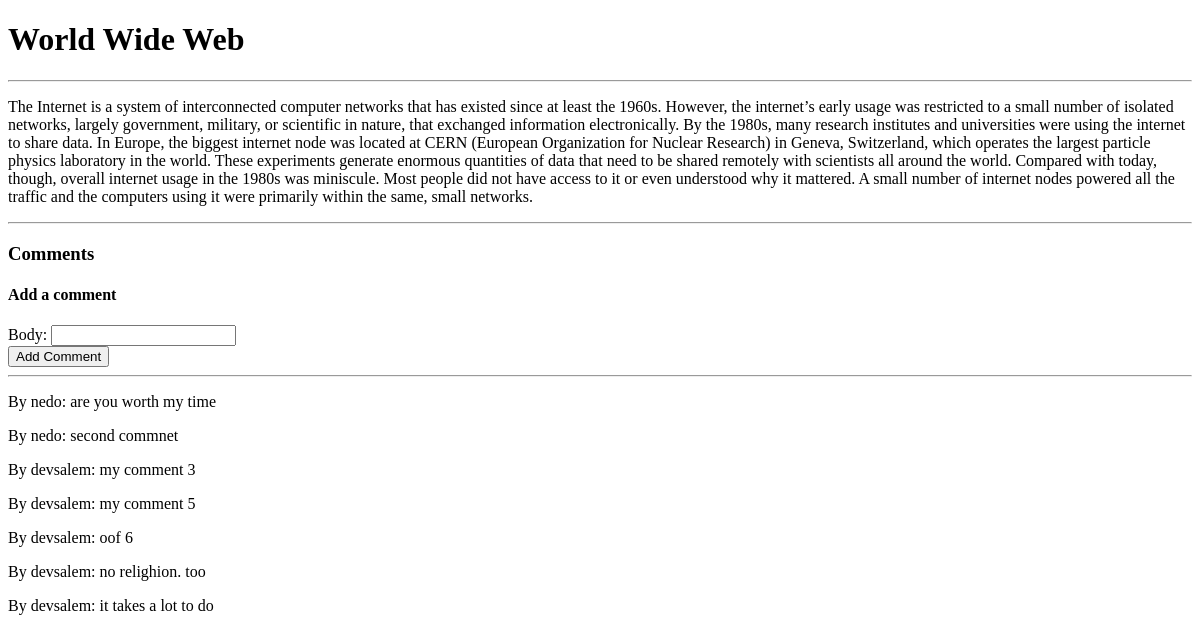
/blog/6/, run on an earlier commit of the app's database.
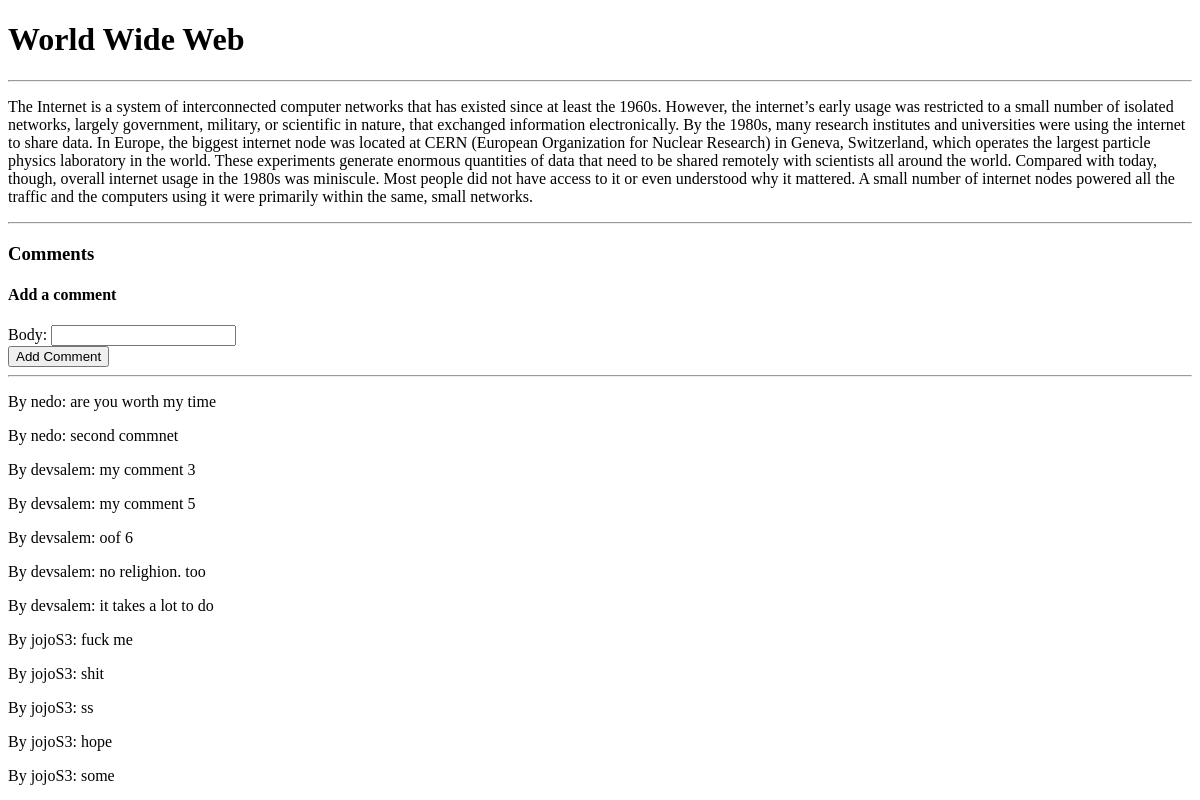
And on a later commit of the database.
### blog/models.py (models this page shows, shortened)
class Blog(models.Model):
    created_at = fields.DateTimeField(auto_now_add=True)
    title = fields.CharField(max_length=500)
    body = fields.TextField(blank=True)
    author = ForeignKey(
        get_user_model(),
        on_delete=models.CASCADE,
    )

class Comment(models.Model):
    author = ForeignKey(
        get_user_model(),
        on_delete=models.CASCADE,
        related_name="comments",
    )
    blog = ForeignKey(Blog, on_delete=models.CASCADE)
    body = fields.CharField(max_length=200)

### blog/views.py (the view, shortened to what this page needs)
# urls.py: path("blog/<int:pk>/", views.BlogDetailView.as_view(), name="blog"),
class BlogDetailView(ModelFormMixin, DetailView):
    model = Blog
    template_name = "blog/single_blog.html"
    form_class = CommentForm
    def get_form_kwargs(self):
        kwargs = super().get_form_kwargs()
        kwargs["instance"] = None
        return kwargs

### blog/forms.py
class CommentForm(models.ModelForm):
    class Meta:
        model = Comment
        fields = ["body"]

### blog/templates/blog/single_blog.html (shortened to what this page needs)
<!DOCTYPE html>
<html lang="en">
<head>
</head>
<body>
    <h1>{{object.title}}</h1>
    <hr>
    <p>{{object.body}}</p>
    <hr>
    <h3>Comments</h3>
    <h4>Add a comment</h4>
    <form method="POST" action="#">
        {{form}}
        <input type="submit" value="Add Comment">
    </form>
    <hr>
    {% for comment in blog.comment_set.all %}
        <p>By {{comment.author}}: {{comment.body}}</p>
    {% endfor %}
</body>
</html>

What changed in the data, as far as the page shows it:
added Comment: author "jojoS3", body "fuck me"
added Comment: author "jojoS3", body "shit"
added Comment: author "jojoS3", body "ss"
added Comment: author "jojoS3", body "hope"
added Comment: author "jojoS3", body "some"
